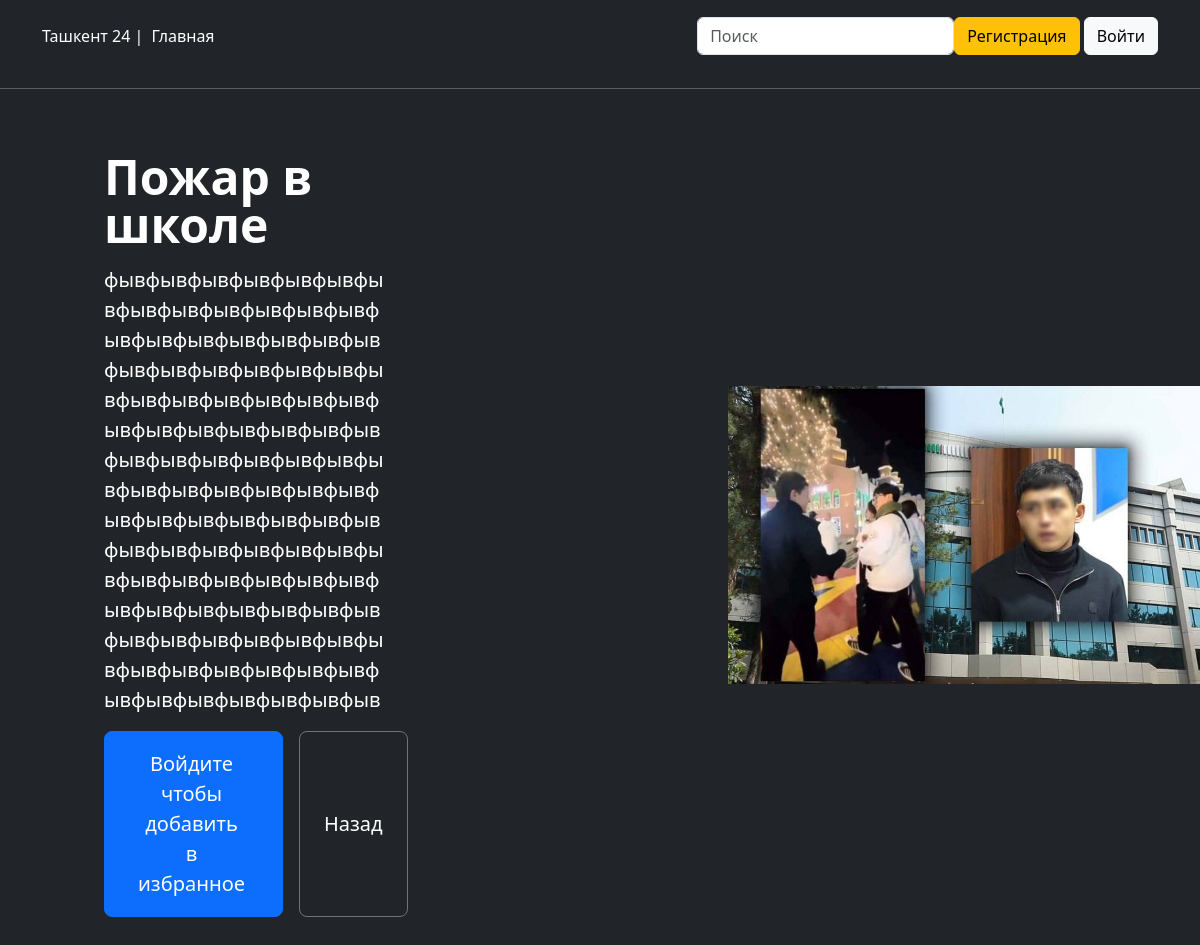
Screenshot of /theme2/2 with the database file from the repository.
### main/models.py (models this page shows)
class Theme(models.Model):
    name_theme = models.CharField(max_length=32, verbose_name='Название статьи')
    theme_dec = models.TextField(max_length=256, verbose_name="Описание статьи")
    theme_photo = models.ImageField(upload_to='media', verbose_name="Фото статьи")
    theme_category = models.ForeignKey(Category, on_delete=models.CASCADE, verbose_name="Категория")
    date_created = models.DateTimeField(auto_now_add=True)
    class Meta:
        verbose_name = 'Статья'
        verbose_name_plural = 'Статьи'
    def __str__(self):
        return self.name_theme

### main/views.py (the view)
# urls.py: path('theme2/<int:pk>', views.theme2),
def theme2(request, pk):
    theme3 = Theme.objects.get(id=pk)
    return render(request, 'theme.html', {'theme3': theme3})

### main/templates/theme.html (shortened to what this page needs)
<!DOCTYPE html>
<html lang="ru">
<head>
    <link rel="stylesheet" href="https://cdn.jsdelivr.net/npm/bootstrap@5.3.8/dist/css/bootstrap.min.css">
</head>
</head>
<body class="bg bg-dark text-white">
<header class="p-3 text-bg-dark sticky-top">
    <div class="container">
        <div class="d-flex flex-wrap align-items-center justify-content-center justify-content-lg-start">
            <a href="/" class="d-flex align-items-center mb-2 mb-lg-0 text-white text-decoration-none">
                <span>Ташкент 24 |</span>
            </a>
            <ul class="nav col-12 col-lg-auto me-lg-auto mb-2 justify-content-center mb-md-0">
                <li><a href="/" class="nav-link px-2 text-white">Главная</a></li>
            </ul>
            <form action="{% url 'search' %}" method="post">
                <input name="search_product"  required type="search" class=" form-control form-control- text-dark "
                       placeholder="Поиск" aria-label="Search">
            </form>
            {% if user.is_authenticated %}
            <div class="text-end">
                <a href="/cart" class="btn btn-primary me-2">Избранное</a>
                <a href="/logout" class="btn btn-danger">Выйти</a>
            </div>
            {% else %}
            <div class="text-end">
                <a href="/register" class="btn btn-warning" role="button">Регистрация</a>
                <a href="/accounts/login" class="btn btn-light" role="button">Войти</a>
            </div>
            {% endif %}
        </div>
    </div>
</header>
<hr>
<div class="row flex-lg-row-reverse align-items-center g-5 py-5">
    <div class="col-10 col-sm-8 col-lg-5">
        <img src="{{ theme3.theme_photo.url }}" class="d-block mx-lg-auto img-fluid" alt="" width="500" height="500"
             loading="lazy">
    </div>
    <div class="col-lg-6">
        <div class="col-lg-6"><h1 class="display-5 fw-bold  lh-1 mb-3">{{ theme3 }}</h1>
            <p class="lead text-break">
    {{ theme3.theme_dec }}
</p>
            <div class="d-grid gap-2 d-md-flex justify-content-md-start">
                {% if user.is_authenticated %}
                <form action="/add-favorite/{{ theme3.id }}/" method="post">
                    {% csrf_token %}
                    <button class="btn btn-primary btn-lg px-4 me-md-2">
                        Добавить в избранное
                    </button>
                </form>
                {% else %}
                <button class="btn btn-primary btn-lg px-4 me-md-2">
                    <a href="/accounts/login" class="btn btn-primary btn-lg px-2 me-md-1" role="button">Войдите чтобы добавить в избранное</a>
                </button>
                {% endif %}
                <button type="button" onclick="history.back()" class="btn btn-outline-secondary text-white btn-lg px-4">
                    Назад
                </button>
            </div>
        </div>
    </div>
</div>
</body>
</html>

### rows the page displays
Theme: theme_photo (picture), name_theme "Пожар в школе", theme_dec "фывфывфывфывфывфывфывфывфывфывфывфывфывфывфывфывфывфывфывфывфывфывфывфывфывфывфывфывфывфывфывфывфывфывфывфывфывфывфывфывфывфывфывфывфывфывфывфывфывфывфывфывфывфывфывфывфывфывфывфывфывфывфывфывфывфывфывфывфывфывфывфывфывфывфывфывфывфывфывфывфывфывфывфывфывфывфывфывфывфывфывфывфывфывфывфывфывфывфывфыв"
